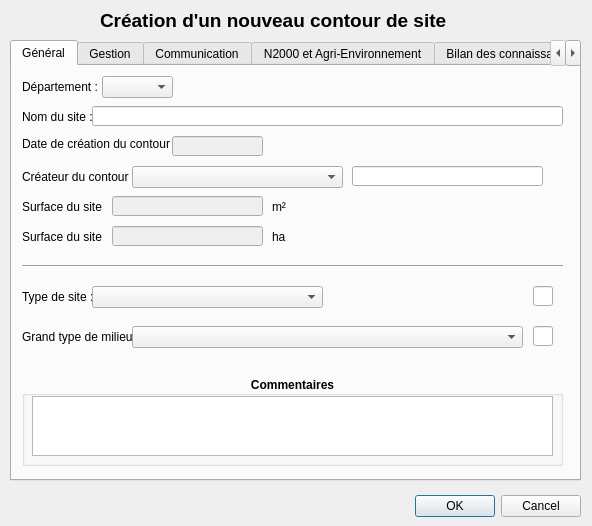
<?xml version="1.0" encoding="UTF-8"?>
<ui version="4.0">
 <class>contour</class>
 <widget class="QDialog" name="contour">
  <property name="geometry">
   <rect>
    <x>0</x>
    <y>0</y>
    <width>592</width>
    <height>526</height>
   </rect>
  </property>
  <property name="palette">
   <palette>
    <active>
     <colorrole role="WindowText">
      <brush brushstyle="SolidPattern">
       <color alpha="255">
        <red>0</red>
        <green>0</green>
        <blue>0</blue>
       </color>
      </brush>
     </colorrole>
     <colorrole role="Text">
      <brush brushstyle="SolidPattern">
       <color alpha="255">
        <red>0</red>
        <green>0</green>
        <blue>0</blue>
       </color>
      </brush>
     </colorrole>
     <colorrole role="ButtonText">
      <brush brushstyle="SolidPattern">
       <color alpha="255">
        <red>0</red>
        <green>0</green>
        <blue>0</blue>
       </color>
      </brush>
     </colorrole>
    </active>
    <inactive>
     <colorrole role="WindowText">
      <brush brushstyle="SolidPattern">
       <color alpha="255">
        <red>0</red>
        <green>0</green>
        <blue>0</blue>
       </color>
      </brush>
     </colorrole>
     <colorrole role="Text">
      <brush brushstyle="SolidPattern">
       <color alpha="255">
        <red>0</red>
        <green>0</green>
        <blue>0</blue>
       </color>
      </brush>
     </colorrole>
     <colorrole role="ButtonText">
      <brush brushstyle="SolidPattern">
       <color alpha="255">
        <red>0</red>
        <green>0</green>
        <blue>0</blue>
       </color>
      </brush>
     </colorrole>
    </inactive>
    <disabled>
     <colorrole role="WindowText">
      <brush brushstyle="SolidPattern">
       <color alpha="255">
        <red>0</red>
        <green>0</green>
        <blue>0</blue>
       </color>
      </brush>
     </colorrole>
     <colorrole role="Text">
      <brush brushstyle="SolidPattern">
       <color alpha="255">
        <red>0</red>
        <green>0</green>
        <blue>0</blue>
       </color>
      </brush>
     </colorrole>
     <colorrole role="ButtonText">
      <brush brushstyle="SolidPattern">
       <color alpha="255">
        <red>0</red>
        <green>0</green>
        <blue>0</blue>
       </color>
      </brush>
     </colorrole>
    </disabled>
   </palette>
  </property>
  <property name="windowTitle">
   <string>Contours</string>
  </property>
  <widget class="QDialogButtonBox" name="buttonBox">
   <property name="geometry">
    <rect>
     <x>410</x>
     <y>490</y>
     <width>171</width>
     <height>32</height>
    </rect>
   </property>
   <property name="orientation">
    <enum>Qt::Horizontal</enum>
   </property>
   <property name="standardButtons">
    <set>QDialogButtonBox::Cancel|QDialogButtonBox::Ok</set>
   </property>
  </widget>
  <widget class="QLabel" name="Titre">
   <property name="geometry">
    <rect>
     <x>100</x>
     <y>10</y>
     <width>371</width>
     <height>20</height>
    </rect>
   </property>
   <property name="font">
    <font>
     <pointsize>14</pointsize>
     <weight>75</weight>
     <bold>true</bold>
    </font>
   </property>
   <property name="text">
    <string>Création d'un nouveau contour de site</string>
   </property>
  </widget>
  <widget class="QTabWidget" name="tabWidget">
   <property name="geometry">
    <rect>
     <x>10</x>
     <y>40</y>
     <width>571</width>
     <height>441</height>
    </rect>
   </property>
   <property name="tabPosition">
    <enum>QTabWidget::North</enum>
   </property>
   <property name="tabShape">
    <enum>QTabWidget::Rounded</enum>
   </property>
   <property name="currentIndex">
    <number>0</number>
   </property>
   <widget class="QWidget" name="general">
    <attribute name="title">
     <string>Général</string>
    </attribute>
    <widget class="QLabel" name="label_date">
     <property name="geometry">
      <rect>
       <x>10</x>
       <y>70</y>
       <width>231</width>
       <height>16</height>
      </rect>
     </property>
     <property name="text">
      <string>Date de création du contour :</string>
     </property>
    </widget>
    <widget class="QLabel" name="label_utilisateur">
     <property name="geometry">
      <rect>
       <x>10</x>
       <y>100</y>
       <width>111</width>
       <height>21</height>
      </rect>
     </property>
     <property name="text">
      <string>Créateur du contour :</string>
     </property>
    </widget>
    <widget class="QLineEdit" name="utilisateur">
     <property name="geometry">
      <rect>
       <x>340</x>
       <y>100</y>
       <width>191</width>
       <height>20</height>
      </rect>
     </property>
     <property name="text">
      <string/>
     </property>
    </widget>
    <widget class="QLabel" name="label_type_site">
     <property name="geometry">
      <rect>
       <x>10</x>
       <y>220</y>
       <width>71</width>
       <height>21</height>
      </rect>
     </property>
     <property name="text">
      <string>Type de site :</string>
     </property>
    </widget>
    <widget class="QComboBox" name="type_site_combo">
     <property name="geometry">
      <rect>
       <x>80</x>
       <y>220</y>
       <width>231</width>
       <height>22</height>
      </rect>
     </property>
    </widget>
    <widget class="QLabel" name="label_dept">
     <property name="geometry">
      <rect>
       <x>10</x>
       <y>10</y>
       <width>81</width>
       <height>21</height>
      </rect>
     </property>
     <property name="text">
      <string>Département :</string>
     </property>
    </widget>
    <widget class="QComboBox" name="dept">
     <property name="geometry">
      <rect>
       <x>90</x>
       <y>10</y>
       <width>71</width>
       <height>22</height>
      </rect>
     </property>
    </widget>
    <widget class="QLabel" name="label_nom">
     <property name="geometry">
      <rect>
       <x>10</x>
       <y>40</y>
       <width>121</width>
       <height>21</height>
      </rect>
     </property>
     <property name="text">
      <string>Nom du site :</string>
     </property>
    </widget>
    <widget class="QLineEdit" name="nom">
     <property name="geometry">
      <rect>
       <x>80</x>
       <y>40</y>
       <width>471</width>
       <height>20</height>
      </rect>
     </property>
    </widget>
    <widget class="QLabel" name="label_type_milieu">
     <property name="geometry">
      <rect>
       <x>10</x>
       <y>260</y>
       <width>111</width>
       <height>21</height>
      </rect>
     </property>
     <property name="text">
      <string>Grand type de milieu :</string>
     </property>
    </widget>
    <widget class="QComboBox" name="type_milieu_combo">
     <property name="geometry">
      <rect>
       <x>120</x>
       <y>260</y>
       <width>391</width>
       <height>22</height>
      </rect>
     </property>
    </widget>
    <widget class="Line" name="line_2">
     <property name="geometry">
      <rect>
       <x>10</x>
       <y>190</y>
       <width>541</width>
       <height>20</height>
      </rect>
     </property>
     <property name="orientation">
      <enum>Qt::Horizontal</enum>
     </property>
    </widget>
    <widget class="QLineEdit" name="surface_m2">
     <property name="enabled">
      <bool>false</bool>
     </property>
     <property name="geometry">
      <rect>
       <x>100</x>
       <y>130</y>
       <width>151</width>
       <height>20</height>
      </rect>
     </property>
     <property name="text">
      <string/>
     </property>
    </widget>
    <widget class="QLabel" name="label_surface_m2">
     <property name="geometry">
      <rect>
       <x>10</x>
       <y>130</y>
       <width>81</width>
       <height>21</height>
      </rect>
     </property>
     <property name="text">
      <string>Surface du site :</string>
     </property>
    </widget>
    <widget class="QLabel" name="unite_surface_m2">
     <property name="geometry">
      <rect>
       <x>260</x>
       <y>130</y>
       <width>81</width>
       <height>21</height>
      </rect>
     </property>
     <property name="text">
      <string>m²</string>
     </property>
    </widget>
    <widget class="QLineEdit" name="date_creation">
     <property name="enabled">
      <bool>false</bool>
     </property>
     <property name="geometry">
      <rect>
       <x>160</x>
       <y>70</y>
       <width>91</width>
       <height>20</height>
      </rect>
     </property>
     <property name="text">
      <string/>
     </property>
    </widget>
    <widget class="QLineEdit" name="type_site">
     <property name="geometry">
      <rect>
       <x>521</x>
       <y>220</y>
       <width>20</width>
       <height>20</height>
      </rect>
     </property>
     <property name="text">
      <string/>
     </property>
    </widget>
    <widget class="QLineEdit" name="type_milieu">
     <property name="geometry">
      <rect>
       <x>521</x>
       <y>260</y>
       <width>20</width>
       <height>20</height>
      </rect>
     </property>
     <property name="text">
      <string/>
     </property>
    </widget>
    <widget class="QComboBox" name="utilisateur_combo">
     <property name="geometry">
      <rect>
       <x>120</x>
       <y>100</y>
       <width>211</width>
       <height>22</height>
      </rect>
     </property>
    </widget>
    <widget class="QLabel" name="label_surface_m2_2">
     <property name="geometry">
      <rect>
       <x>10</x>
       <y>160</y>
       <width>81</width>
       <height>21</height>
      </rect>
     </property>
     <property name="text">
      <string>Surface du site :</string>
     </property>
    </widget>
    <widget class="QLineEdit" name="surface_ha">
     <property name="enabled">
      <bool>false</bool>
     </property>
     <property name="geometry">
      <rect>
       <x>100</x>
       <y>160</y>
       <width>151</width>
       <height>20</height>
      </rect>
     </property>
     <property name="text">
      <string/>
     </property>
    </widget>
    <widget class="QLabel" name="unite_surface_m2_2">
     <property name="geometry">
      <rect>
       <x>260</x>
       <y>160</y>
       <width>81</width>
       <height>21</height>
      </rect>
     </property>
     <property name="text">
      <string>ha</string>
     </property>
    </widget>
    <widget class="QGroupBox" name="groupBox_2">
     <property name="geometry">
      <rect>
       <x>10</x>
       <y>310</y>
       <width>541</width>
       <height>90</height>
      </rect>
     </property>
     <property name="font">
      <font>
       <weight>75</weight>
       <bold>true</bold>
      </font>
     </property>
     <property name="title">
      <string>Commentaires</string>
     </property>
     <property name="alignment">
      <set>Qt::AlignCenter</set>
     </property>
     <widget class="QPlainTextEdit" name="commentaire">
      <property name="geometry">
       <rect>
        <x>10</x>
        <y>20</y>
        <width>521</width>
        <height>60</height>
       </rect>
      </property>
      <property name="minimumSize">
       <size>
        <width>0</width>
        <height>60</height>
       </size>
      </property>
      <property name="maximumSize">
       <size>
        <width>16777215</width>
        <height>200</height>
       </size>
      </property>
      <property name="font">
       <font>
        <weight>50</weight>
        <bold>false</bold>
       </font>
      </property>
     </widget>
    </widget>
   </widget>
   <widget class="QWidget" name="gestion">
    <attribute name="title">
     <string>Gestion</string>
    </attribute>
    <widget class="QLabel" name="label_date_premier_pg">
     <property name="geometry">
      <rect>
       <x>20</x>
       <y>20</y>
       <width>211</width>
       <height>21</height>
      </rect>
     </property>
     <property name="text">
      <string>Date de début du premier plan de gestion :</string>
     </property>
    </widget>
    <widget class="QLabel" name="label_date_debut_pg">
     <property name="geometry">
      <rect>
       <x>20</x>
       <y>50</y>
       <width>211</width>
       <height>21</height>
      </rect>
     </property>
     <property name="text">
      <string>Date de début du plan de gestion en cours :</string>
     </property>
    </widget>
    <widget class="QLabel" name="label_date_fin_pg">
     <property name="geometry">
      <rect>
       <x>20</x>
       <y>80</y>
       <width>211</width>
       <height>21</height>
      </rect>
     </property>
     <property name="text">
      <string>Date de fin du plan de gestion en cours :</string>
     </property>
    </widget>
    <widget class="QLabel" name="label_referent">
     <property name="geometry">
      <rect>
       <x>20</x>
       <y>110</y>
       <width>141</width>
       <height>21</height>
      </rect>
     </property>
     <property name="text">
      <string>Personne référente du site :</string>
     </property>
    </widget>
    <widget class="QComboBox" name="referent_combo">
     <property name="geometry">
      <rect>
       <x>160</x>
       <y>110</y>
       <width>211</width>
       <height>22</height>
      </rect>
     </property>
    </widget>
    <widget class="QCheckBox" name="terrain_militaire">
     <property name="geometry">
      <rect>
       <x>20</x>
       <y>230</y>
       <width>191</width>
       <height>17</height>
      </rect>
     </property>
     <property name="text">
      <string>Concerné par un terrain militaire</string>
     </property>
    </widget>
    <widget class="QCheckBox" name="ens">
     <property name="geometry">
      <rect>
       <x>20</x>
       <y>260</y>
       <width>131</width>
       <height>17</height>
      </rect>
     </property>
     <property name="text">
      <string>Concerné par un ENS</string>
     </property>
    </widget>
    <widget class="QCheckBox" name="zh">
     <property name="geometry">
      <rect>
       <x>20</x>
       <y>290</y>
       <width>201</width>
       <height>17</height>
      </rect>
     </property>
     <property name="text">
      <string>Concerné par une Zone Humide</string>
     </property>
    </widget>
    <widget class="QLabel" name="label_gesdel">
     <property name="geometry">
      <rect>
       <x>20</x>
       <y>150</y>
       <width>91</width>
       <height>21</height>
      </rect>
     </property>
     <property name="text">
      <string>Gestion déléguée :</string>
     </property>
    </widget>
    <widget class="QLineEdit" name="gestion_deleguee">
     <property name="geometry">
      <rect>
       <x>120</x>
       <y>150</y>
       <width>421</width>
       <height>20</height>
      </rect>
     </property>
    </widget>
    <widget class="QLineEdit" name="referent">
     <property name="geometry">
      <rect>
       <x>390</x>
       <y>110</y>
       <width>151</width>
       <height>20</height>
      </rect>
     </property>
     <property name="text">
      <string/>
     </property>
    </widget>
    <widget class="QLineEdit" name="date_premier_pg">
     <property name="geometry">
      <rect>
       <x>240</x>
       <y>20</y>
       <width>41</width>
       <height>20</height>
      </rect>
     </property>
     <property name="text">
      <string/>
     </property>
     <property name="alignment">
      <set>Qt::AlignCenter</set>
     </property>
    </widget>
    <widget class="QLineEdit" name="date_debut_pg">
     <property name="geometry">
      <rect>
       <x>240</x>
       <y>50</y>
       <width>41</width>
       <height>20</height>
      </rect>
     </property>
     <property name="text">
      <string/>
     </property>
     <property name="alignment">
      <set>Qt::AlignCenter</set>
     </property>
    </widget>
    <widget class="QLineEdit" name="date_fin_pg">
     <property name="geometry">
      <rect>
       <x>240</x>
       <y>80</y>
       <width>41</width>
       <height>20</height>
      </rect>
     </property>
     <property name="text">
      <string/>
     </property>
     <property name="alignment">
      <set>Qt::AlignCenter</set>
     </property>
    </widget>
   </widget>
   <widget class="QWidget" name="communication">
    <attribute name="title">
     <string>Communication</string>
    </attribute>
    <widget class="QCheckBox" name="adapt_pmr">
     <property name="geometry">
      <rect>
       <x>30</x>
       <y>20</y>
       <width>221</width>
       <height>17</height>
      </rect>
     </property>
     <property name="text">
      <string>Adapté aux personnes à mobilité réduite</string>
     </property>
    </widget>
    <widget class="QCheckBox" name="inform">
     <property name="geometry">
      <rect>
       <x>30</x>
       <y>50</y>
       <width>151</width>
       <height>17</height>
      </rect>
     </property>
     <property name="text">
      <string>Panneaux pédagogiques</string>
     </property>
    </widget>
    <widget class="QCheckBox" name="guide">
     <property name="geometry">
      <rect>
       <x>30</x>
       <y>80</y>
       <width>181</width>
       <height>17</height>
      </rect>
     </property>
     <property name="text">
      <string>Existence d'outils promotionnel</string>
     </property>
    </widget>
    <widget class="QCheckBox" name="ouverture_public">
     <property name="geometry">
      <rect>
       <x>30</x>
       <y>110</y>
       <width>321</width>
       <height>17</height>
      </rect>
     </property>
     <property name="text">
      <string>Ouverture au public prévu par le Plan de Gestion</string>
     </property>
    </widget>
    <widget class="QCheckBox" name="obs">
     <property name="geometry">
      <rect>
       <x>30</x>
       <y>140</y>
       <width>161</width>
       <height>17</height>
      </rect>
     </property>
     <property name="text">
      <string>Présence d'un observatoire</string>
     </property>
    </widget>
    <widget class="QCheckBox" name="anim">
     <property name="geometry">
      <rect>
       <x>30</x>
       <y>170</y>
       <width>211</width>
       <height>17</height>
      </rect>
     </property>
     <property name="text">
      <string>Animation officielle (par CEN ou autre)</string>
     </property>
    </widget>
   </widget>
   <widget class="QWidget" name="N2000_AE">
    <attribute name="title">
     <string>N2000 et Agri-Environnement</string>
    </attribute>
    <widget class="QCheckBox" name="n2000_anim">
     <property name="geometry">
      <rect>
       <x>40</x>
       <y>30</y>
       <width>191</width>
       <height>17</height>
      </rect>
     </property>
     <property name="text">
      <string>Animateur Natura 2000</string>
     </property>
    </widget>
    <widget class="QCheckBox" name="contrat_n2000_conseil">
     <property name="geometry">
      <rect>
       <x>40</x>
       <y>60</y>
       <width>231</width>
       <height>17</height>
      </rect>
     </property>
     <property name="text">
      <string>Appui bénéficiaires contrat Natura 2000</string>
     </property>
    </widget>
    <widget class="QCheckBox" name="n2000_op">
     <property name="geometry">
      <rect>
       <x>40</x>
       <y>90</y>
       <width>161</width>
       <height>17</height>
      </rect>
     </property>
     <property name="text">
      <string>Opérateur Natura 2000</string>
     </property>
    </widget>
    <widget class="QCheckBox" name="contrat_n2000_benef">
     <property name="geometry">
      <rect>
       <x>40</x>
       <y>120</y>
       <width>201</width>
       <height>17</height>
      </rect>
     </property>
     <property name="text">
      <string>Bénéficiaire contrat Natura 2000</string>
     </property>
    </widget>
    <widget class="QCheckBox" name="contrat_agri">
     <property name="geometry">
      <rect>
       <x>40</x>
       <y>150</y>
       <width>201</width>
       <height>17</height>
      </rect>
     </property>
     <property name="text">
      <string>Autres contrats agricoles</string>
     </property>
    </widget>
   </widget>
   <widget class="QWidget" name="bc">
    <attribute name="title">
     <string>Bilan des connaissances</string>
    </attribute>
    <widget class="Line" name="line">
     <property name="geometry">
      <rect>
       <x>10</x>
       <y>320</y>
       <width>541</width>
       <height>20</height>
      </rect>
     </property>
     <property name="orientation">
      <enum>Qt::Horizontal</enum>
     </property>
    </widget>
    <widget class="QWidget" name="gridLayoutWidget">
     <property name="geometry">
      <rect>
       <x>70</x>
       <y>350</y>
       <width>421</width>
       <height>61</height>
      </rect>
     </property>
     <layout class="QGridLayout" name="gridLayout">
      <item row="2" column="0">
       <widget class="QLabel" name="label_20">
        <property name="text">
         <string>2 : Moyenne</string>
        </property>
       </widget>
      </item>
      <item row="1" column="0">
       <widget class="QLabel" name="label_19">
        <property name="text">
         <string>1 : Faible ou nulle</string>
        </property>
       </widget>
      </item>
      <item row="0" column="0">
       <widget class="QLabel" name="label_24">
        <property name="text">
         <string>0 : Sans objet</string>
        </property>
       </widget>
      </item>
      <item row="0" column="1">
       <widget class="QLabel" name="label_21">
        <property name="text">
         <string>3 : Partellement bonne</string>
        </property>
       </widget>
      </item>
      <item row="1" column="1">
       <widget class="QLabel" name="label_22">
        <property name="text">
         <string>4 : Espèces d'intéret</string>
        </property>
       </widget>
      </item>
      <item row="2" column="1">
       <widget class="QLabel" name="label_23">
        <property name="text">
         <string>5 : Bonne</string>
        </property>
       </widget>
      </item>
     </layout>
    </widget>
    <widget class="QWidget" name="gridLayoutWidget_2">
     <property name="geometry">
      <rect>
       <x>70</x>
       <y>30</y>
       <width>161</width>
       <height>251</height>
      </rect>
     </property>
     <layout class="QGridLayout" name="gridLayout_2">
      <item row="4" column="1">
       <widget class="QComboBox" name="bc_mammifere"/>
      </item>
      <item row="8" column="1">
       <widget class="QComboBox" name="bc_oiseau"/>
      </item>
      <item row="7" column="1">
       <widget class="QComboBox" name="bc_odonate"/>
      </item>
      <item row="1" column="1">
       <widget class="QComboBox" name="bc_amphibien"/>
      </item>
      <item row="1" column="0">
       <widget class="QLabel" name="label_3">
        <property name="text">
         <string>Amphibiens</string>
        </property>
       </widget>
      </item>
      <item row="6" column="0">
       <widget class="QLabel" name="label_4">
        <property name="text">
         <string>Mollusques</string>
        </property>
       </widget>
      </item>
      <item row="0" column="1">
       <widget class="QComboBox" name="bc_habitat"/>
      </item>
      <item row="2" column="0">
       <widget class="QLabel" name="label_2">
        <property name="text">
         <string>Coléoptères</string>
        </property>
       </widget>
      </item>
      <item row="7" column="0">
       <widget class="QLabel" name="label_8">
        <property name="text">
         <string>Odonates</string>
        </property>
       </widget>
      </item>
      <item row="2" column="1">
       <widget class="QComboBox" name="bc_coleoptere"/>
      </item>
      <item row="5" column="1">
       <widget class="QComboBox" name="bc_chiroptere"/>
      </item>
      <item row="3" column="1">
       <widget class="QComboBox" name="bc_crustace"/>
      </item>
      <item row="8" column="0">
       <widget class="QLabel" name="label_9">
        <property name="text">
         <string>Oiseaux</string>
        </property>
       </widget>
      </item>
      <item row="3" column="0">
       <widget class="QLabel" name="label_5">
        <property name="text">
         <string>Crustacés</string>
        </property>
       </widget>
      </item>
      <item row="4" column="0">
       <widget class="QLabel" name="label_6">
        <property name="text">
         <string>Mammifères</string>
        </property>
       </widget>
      </item>
      <item row="5" column="0">
       <widget class="QLabel" name="label_7">
        <property name="text">
         <string>Chiroptères</string>
        </property>
       </widget>
      </item>
      <item row="0" column="0">
       <widget class="QLabel" name="label">
        <property name="text">
         <string>Habitats</string>
        </property>
       </widget>
      </item>
      <item row="6" column="1">
       <widget class="QComboBox" name="bc_mollusque"/>
      </item>
     </layout>
    </widget>
    <widget class="QWidget" name="gridLayoutWidget_3">
     <property name="geometry">
      <rect>
       <x>310</x>
       <y>30</y>
       <width>180</width>
       <height>251</height>
      </rect>
     </property>
     <layout class="QGridLayout" name="gridLayout_3">
      <item row="0" column="0">
       <widget class="QLabel" name="label_10">
        <property name="text">
         <string>Orthoptères</string>
        </property>
       </widget>
      </item>
      <item row="4" column="0">
       <widget class="QLabel" name="label_14">
        <property name="text">
         <string>Hétérocères</string>
        </property>
       </widget>
      </item>
      <item row="1" column="0">
       <widget class="QLabel" name="label_11">
        <property name="text">
         <string>Poissons</string>
        </property>
       </widget>
      </item>
      <item row="5" column="0">
       <widget class="QLabel" name="label_15">
        <property name="text">
         <string>Autres invertébrès</string>
        </property>
       </widget>
      </item>
      <item row="2" column="0">
       <widget class="QLabel" name="label_12">
        <property name="text">
         <string>Reptiles</string>
        </property>
       </widget>
      </item>
      <item row="3" column="0">
       <widget class="QLabel" name="label_13">
        <property name="text">
         <string>Rhopalocères</string>
        </property>
       </widget>
      </item>
      <item row="0" column="1">
       <widget class="QComboBox" name="bc_orthoptere"/>
      </item>
      <item row="8" column="0">
       <widget class="QLabel" name="label_18">
        <property name="text">
         <string>Champignons</string>
        </property>
       </widget>
      </item>
      <item row="7" column="0">
       <widget class="QLabel" name="label_17">
        <property name="text">
         <string>Bryophytes et lichens</string>
        </property>
       </widget>
      </item>
      <item row="6" column="0">
       <widget class="QLabel" name="label_16">
        <property name="text">
         <string>Flore</string>
        </property>
       </widget>
      </item>
      <item row="1" column="1">
       <widget class="QComboBox" name="bc_poisson"/>
      </item>
      <item row="2" column="1">
       <widget class="QComboBox" name="bc_reptile"/>
      </item>
      <item row="3" column="1">
       <widget class="QComboBox" name="bc_rhopalocere"/>
      </item>
      <item row="4" column="1">
       <widget class="QComboBox" name="bc_heterocere"/>
      </item>
      <item row="5" column="1">
       <widget class="QComboBox" name="bc_autre_invertebre"/>
      </item>
      <item row="6" column="1">
       <widget class="QComboBox" name="bc_flore"/>
      </item>
      <item row="7" column="1">
       <widget class="QComboBox" name="bc_bryophyte"/>
      </item>
      <item row="8" column="1">
       <widget class="QComboBox" name="bc_champignon"/>
      </item>
     </layout>
    </widget>
   </widget>
   <widget class="QWidget" name="Suivi">
    <attribute name="title">
     <string>Suivi</string>
    </attribute>
    <widget class="QCheckBox" name="suiv_autre">
     <property name="geometry">
      <rect>
       <x>470</x>
       <y>20</y>
       <width>51</width>
       <height>16</height>
      </rect>
     </property>
     <property name="text">
      <string>Autres</string>
     </property>
    </widget>
    <widget class="QCheckBox" name="suiv_climat">
     <property name="geometry">
      <rect>
       <x>20</x>
       <y>80</y>
       <width>161</width>
       <height>17</height>
      </rect>
     </property>
     <property name="text">
      <string>Données climatiques</string>
     </property>
    </widget>
    <widget class="QCheckBox" name="suiv_topo">
     <property name="geometry">
      <rect>
       <x>20</x>
       <y>110</y>
       <width>201</width>
       <height>17</height>
      </rect>
     </property>
     <property name="text">
      <string>Relevé topo</string>
     </property>
    </widget>
    <widget class="QCheckBox" name="suiv_analyse_sol">
     <property name="geometry">
      <rect>
       <x>20</x>
       <y>20</y>
       <width>191</width>
       <height>17</height>
      </rect>
     </property>
     <property name="text">
      <string>Analyse du sol</string>
     </property>
    </widget>
    <widget class="QCheckBox" name="suiv_piezo">
     <property name="geometry">
      <rect>
       <x>20</x>
       <y>50</y>
       <width>231</width>
       <height>17</height>
      </rect>
     </property>
     <property name="text">
      <string>Piezo et échelles limni</string>
     </property>
    </widget>
    <widget class="QCheckBox" name="suiv_amphibien">
     <property name="geometry">
      <rect>
       <x>20</x>
       <y>170</y>
       <width>231</width>
       <height>17</height>
      </rect>
     </property>
     <property name="text">
      <string>Amphibiens</string>
     </property>
    </widget>
    <widget class="QCheckBox" name="suiv_coleoptere">
     <property name="geometry">
      <rect>
       <x>20</x>
       <y>200</y>
       <width>161</width>
       <height>17</height>
      </rect>
     </property>
     <property name="text">
      <string>Coléoptères</string>
     </property>
    </widget>
    <widget class="QCheckBox" name="suiv_crustace">
     <property name="geometry">
      <rect>
       <x>20</x>
       <y>230</y>
       <width>201</width>
       <height>17</height>
      </rect>
     </property>
     <property name="text">
      <string>Crustacés</string>
     </property>
    </widget>
    <widget class="QCheckBox" name="suiv_habitat">
     <property name="geometry">
      <rect>
       <x>20</x>
       <y>140</y>
       <width>191</width>
       <height>17</height>
      </rect>
     </property>
     <property name="text">
      <string>Habitat</string>
     </property>
    </widget>
    <widget class="QCheckBox" name="suiv_mammifere">
     <property name="geometry">
      <rect>
       <x>20</x>
       <y>260</y>
       <width>201</width>
       <height>17</height>
      </rect>
     </property>
     <property name="text">
      <string>Mammifères (Hors Chiroptères)</string>
     </property>
    </widget>
    <widget class="QCheckBox" name="suiv_autre_invertebre">
     <property name="geometry">
      <rect>
       <x>270</x>
       <y>170</y>
       <width>191</width>
       <height>17</height>
      </rect>
     </property>
     <property name="text">
      <string>Autres invertébrés</string>
     </property>
    </widget>
    <widget class="QCheckBox" name="suiv_reptile">
     <property name="geometry">
      <rect>
       <x>270</x>
       <y>80</y>
       <width>161</width>
       <height>17</height>
      </rect>
     </property>
     <property name="text">
      <string>Reptiles</string>
     </property>
    </widget>
    <widget class="QCheckBox" name="suiv_rhopalocere">
     <property name="geometry">
      <rect>
       <x>270</x>
       <y>110</y>
       <width>201</width>
       <height>17</height>
      </rect>
     </property>
     <property name="text">
      <string>Rhopalocères</string>
     </property>
    </widget>
    <widget class="QCheckBox" name="suiv_heterocere">
     <property name="geometry">
      <rect>
       <x>270</x>
       <y>140</y>
       <width>201</width>
       <height>17</height>
      </rect>
     </property>
     <property name="text">
      <string>Hétérocères</string>
     </property>
    </widget>
    <widget class="QCheckBox" name="suiv_bryophyte">
     <property name="geometry">
      <rect>
       <x>270</x>
       <y>230</y>
       <width>161</width>
       <height>17</height>
      </rect>
     </property>
     <property name="text">
      <string>Bryophytes et lichens</string>
     </property>
    </widget>
    <widget class="QCheckBox" name="suiv_champignon">
     <property name="geometry">
      <rect>
       <x>270</x>
       <y>260</y>
       <width>201</width>
       <height>17</height>
      </rect>
     </property>
     <property name="text">
      <string>Champignons</string>
     </property>
    </widget>
    <widget class="QCheckBox" name="suiv_analyse_eau">
     <property name="geometry">
      <rect>
       <x>270</x>
       <y>290</y>
       <width>201</width>
       <height>17</height>
      </rect>
     </property>
     <property name="text">
      <string>Analyse de l'eau</string>
     </property>
    </widget>
    <widget class="QCheckBox" name="suiv_flore">
     <property name="geometry">
      <rect>
       <x>270</x>
       <y>200</y>
       <width>231</width>
       <height>17</height>
      </rect>
     </property>
     <property name="text">
      <string>Flore</string>
     </property>
    </widget>
    <widget class="QCheckBox" name="suiv_orthoptere">
     <property name="geometry">
      <rect>
       <x>270</x>
       <y>20</y>
       <width>191</width>
       <height>17</height>
      </rect>
     </property>
     <property name="text">
      <string>Orthoptères</string>
     </property>
    </widget>
    <widget class="QCheckBox" name="suiv_poisson">
     <property name="geometry">
      <rect>
       <x>270</x>
       <y>50</y>
       <width>231</width>
       <height>17</height>
      </rect>
     </property>
     <property name="text">
      <string>Poissons</string>
     </property>
    </widget>
    <widget class="QCheckBox" name="suiv_chiroptere">
     <property name="geometry">
      <rect>
       <x>20</x>
       <y>290</y>
       <width>201</width>
       <height>17</height>
      </rect>
     </property>
     <property name="text">
      <string>Chiroptères</string>
     </property>
    </widget>
    <widget class="QCheckBox" name="suiv_odonate">
     <property name="geometry">
      <rect>
       <x>20</x>
       <y>350</y>
       <width>201</width>
       <height>17</height>
      </rect>
     </property>
     <property name="text">
      <string>Odonates</string>
     </property>
    </widget>
    <widget class="QCheckBox" name="suiv_paysager">
     <property name="geometry">
      <rect>
       <x>270</x>
       <y>380</y>
       <width>81</width>
       <height>17</height>
      </rect>
     </property>
     <property name="text">
      <string>Paysager</string>
     </property>
    </widget>
    <widget class="QCheckBox" name="suiv_mollusque">
     <property name="geometry">
      <rect>
       <x>20</x>
       <y>320</y>
       <width>201</width>
       <height>17</height>
      </rect>
     </property>
     <property name="text">
      <string>Mollusques</string>
     </property>
    </widget>
    <widget class="QCheckBox" name="suiv_frequentation">
     <property name="geometry">
      <rect>
       <x>270</x>
       <y>350</y>
       <width>201</width>
       <height>17</height>
      </rect>
     </property>
     <property name="text">
      <string>Fréquentation</string>
     </property>
    </widget>
    <widget class="QCheckBox" name="suiv_phenologie">
     <property name="geometry">
      <rect>
       <x>270</x>
       <y>320</y>
       <width>201</width>
       <height>17</height>
      </rect>
     </property>
     <property name="text">
      <string>Phénologie de plante</string>
     </property>
    </widget>
    <widget class="QCheckBox" name="suiv_oiseau">
     <property name="geometry">
      <rect>
       <x>20</x>
       <y>380</y>
       <width>201</width>
       <height>17</height>
      </rect>
     </property>
     <property name="text">
      <string>Oiseaux</string>
     </property>
    </widget>
   </widget>
  </widget>
 </widget>
 <resources/>
 <connections>
  <connection>
   <sender>buttonBox</sender>
   <signal>accepted()</signal>
   <receiver>contour</receiver>
   <slot>accept()</slot>
   <hints>
    <hint type="sourcelabel">
     <x>248</x>
     <y>254</y>
    </hint>
    <hint type="destinationlabel">
     <x>157</x>
     <y>274</y>
    </hint>
   </hints>
  </connection>
  <connection>
   <sender>buttonBox</sender>
   <signal>rejected()</signal>
   <receiver>contour</receiver>
   <slot>reject()</slot>
   <hints>
    <hint type="sourcelabel">
     <x>316</x>
     <y>260</y>
    </hint>
    <hint type="destinationlabel">
     <x>286</x>
     <y>274</y>
    </hint>
   </hints>
  </connection>
 </connections>
</ui>
